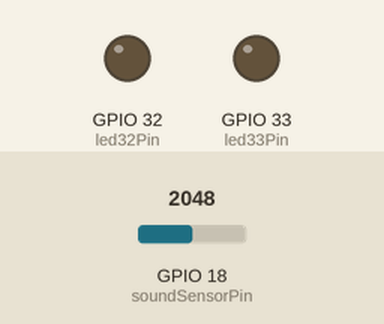
This sketch was run on a simulated ESP32. On the bench: output pins drawn as LEDs (lit = HIGH). The inputs (shaded band) are chosen by the test bench; at power-on: GPIO 18 (soundSensorPin) = 2048.

Above: at 2.5 s.
At 6.0 s:
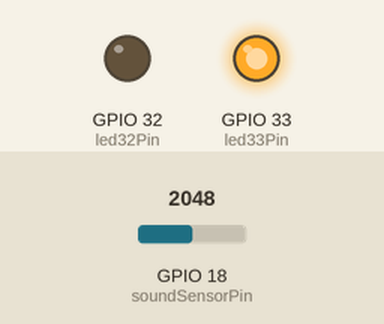
Timing chart, 0 to 9.1 s (numbered marks = the images above):
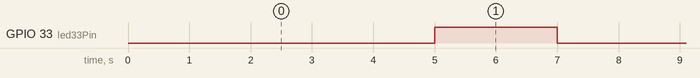

Measured:
- by itself, GPIO 33 (led33Pin): alternates HIGH for 2.0 s and LOW for 5.0 s

The sketch:

Sound_Sensor.ino
```cpp
#include <Arduino.h>

// Define GPIO pins for the sound sensor and LEDs
const int soundSensorPin = 18;
const int led32Pin = 32;
const int led33Pin = 33;

// Threshold for sound intensity and delay time
const int threshold = 500;
const int delayTime = 5000; // 5 seconds in milliseconds

void setup() {
  pinMode(soundSensorPin, INPUT);
  pinMode(led32Pin, OUTPUT);
  pinMode(led33Pin, OUTPUT);
}

void loop() {
  // Read the analog value from the sound sensor
  int sensorValue = analogRead(soundSensorPin);

  // Check if the sensor value exceeds the threshold
  if (sensorValue > threshold) {
    // First clap detected
    delay(delayTime);

    // Check if a second clap was detected within the delay time
    if (analogRead(soundSensorPin) > threshold) {
      // Second clap detected
      digitalWrite(led33Pin, HIGH);
      delay(2000); // Keep LED 33 on for 2 seconds
      digitalWrite(led33Pin, LOW);
    } else {
      // No second clap detected
      digitalWrite(led32Pin, HIGH);
      delay(2000); // Keep LED 32 on for 2 seconds
      digitalWrite(led32Pin, LOW);
    }
  }
}
```
